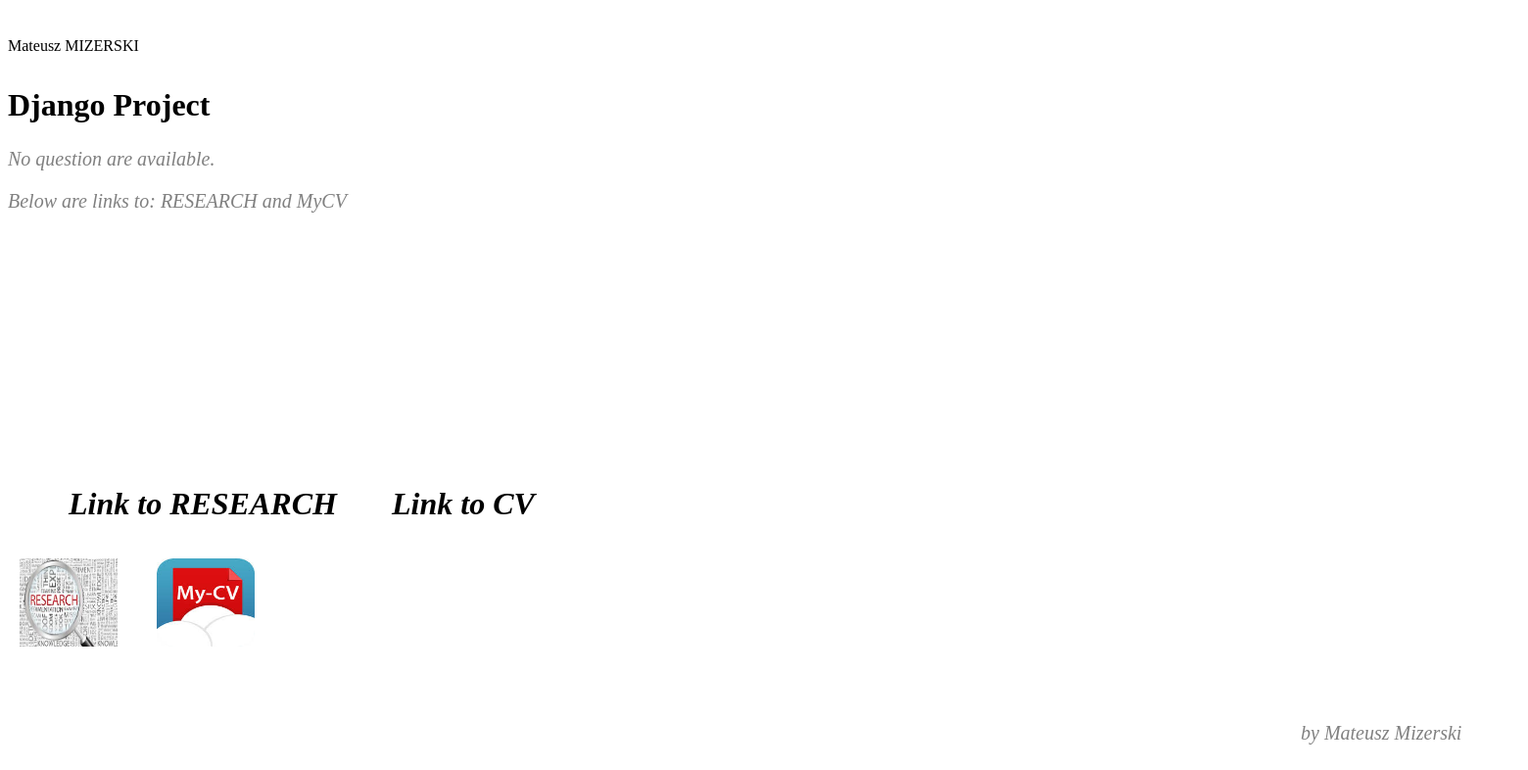
The app's page /basic_app/, older data.
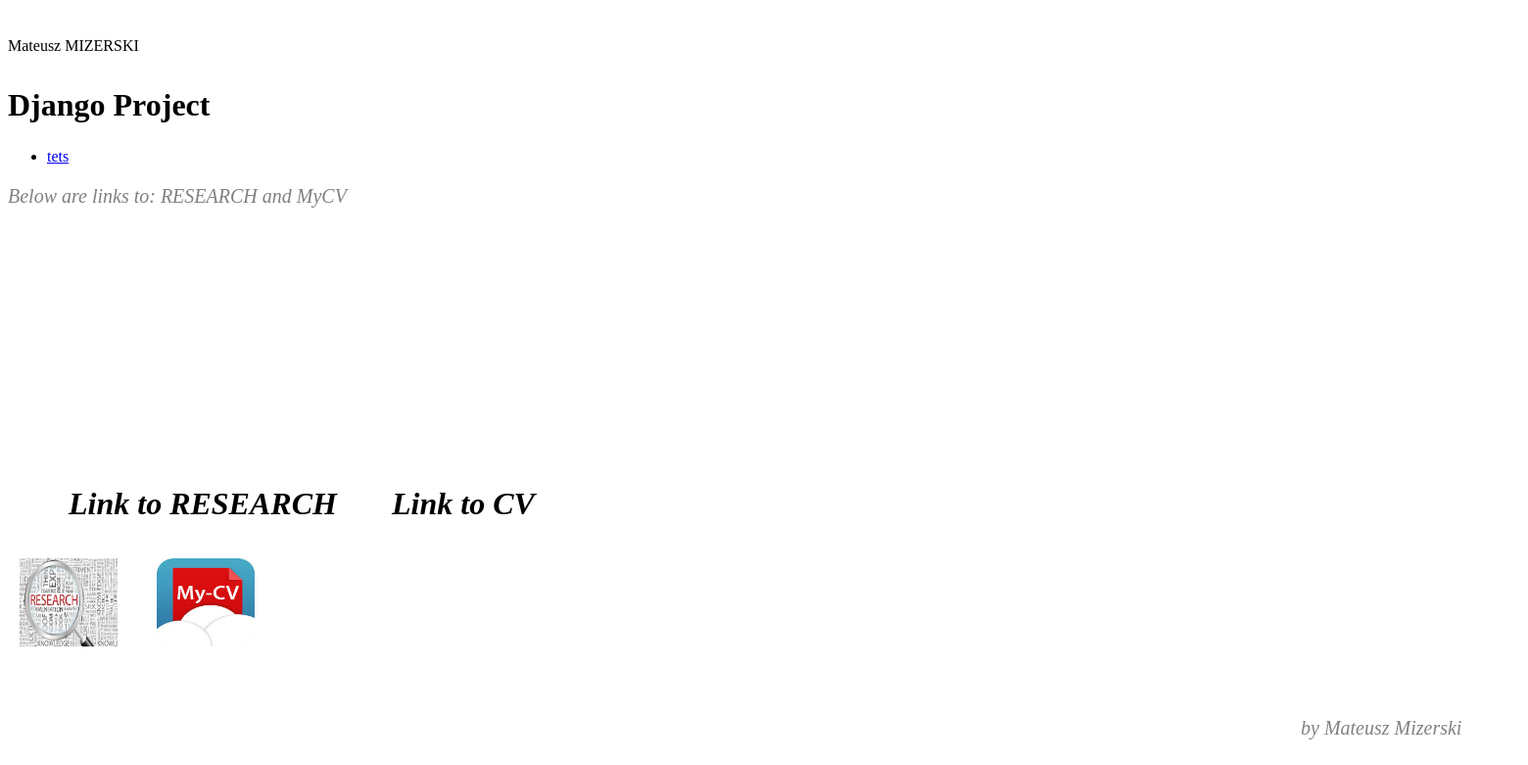
The same page, newer data.
### basic_app/models.py (models this page shows, shortened)
class Product(models.Model):
    type_mapping = (
        ('P', 'price'),
        ('A', 'Another'),
    )
    product_name = models.CharField(max_length=200)
    product_type = models.CharField(max_length=1, choices=type_mapping)
    pub_date = models.DateTimeField('date published')

### basic_app/views.py (the view)
# urls.py: path('', views.basic_view, name='Base'),
def basic_view(request):
    latest_product_list = Product.objects.order_by('-pub_date')[:5]
    context = {'latest_product_list': latest_product_list}
    return render(request, 'basic_app/basic_view.html', context)

### basic_app/templates/basic_app/basic_view.html (shortened to what this page needs)
<!DOCTYPE html>
<html>
<head>
	<link rel= "stylesheet" href = "style.css" font= "22" type = "text/css"/ >
</head>
<body  >
	<div id="body">
		{% load static %}
		<h>Mateusz MIZERSKI</h>
		<h1 > Django Project  </h1>
		{% if latest_product_list %}
			<ul>
			{% for product in latest_product_list %}
				<li><a href="{% url 'detail' product.id %}">{{ product.product_name }}</a></li>
			{% endfor %}
			</ul>
		{% else %}
			<p>No question are available.</p>
		{% endif %}
		<p color = "black">Below are links to: <em> RESEARCH and MyCV</p>
		<a href = "{% static "basic_app/newsite.html" %}"> <img width = "100px" height = "90px" src = "{% static "basic_app/research.jpg" %}"
		style="position: absolute; left: 20px; top: 570px" /> </a>
		<a href = "MATEUSZMIZERSKI_CV.pdf" top= "10px"> <img width = "100px" height = "90px" src = "{% static "basic_app/mycv.jpg" %}"
		style="position: absolute; left: 160px; top: 570px" />  </a>
		<h1 style="position: absolute; left: 70px; top: 470px" > Link to RESEARCH</h1>
		<h1 style="position: absolute; left: 400px; top: 470px" > Link to CV</h3>
		<p  style = "position:relative; top:500px; left:1320px;">by Mateusz Mizerski</p>
	</div>
</body>
</html>

### basic_app/templates/basic_app/basic_view.html (style rules this page uses)
body { background-image: url(physics.jpg); background-repeat:no-repeat; background-position: 1px 1px; background-size: 100% 350%; background-attachment: scroll; }
h1 { padding-top:5px; font-size: 200%; width: 600px; height: 40px; }
p { color:gray; font-style:italic; font-size: 20px; }

Row changes from the older to the newer data that the page shows:
added Product: product_name "tets"
Text that changed along with them:
text no longer shown: "No question are available."
